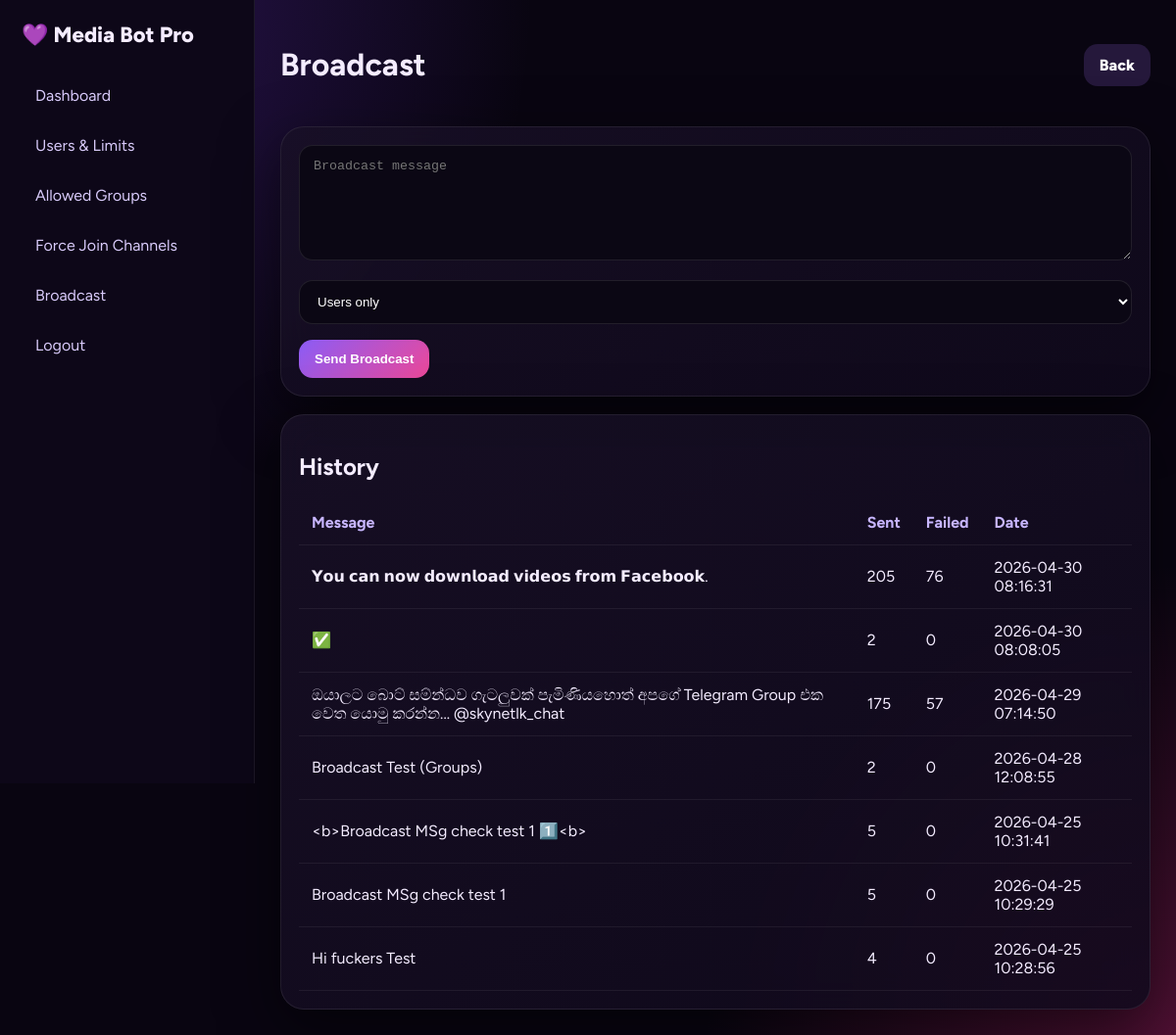
The page /broadcast (signed in) on the database its author committed.
### tables this page shows
CREATE TABLE broadcasts (
        id INTEGER PRIMARY KEY AUTOINCREMENT,
        message TEXT,
        sent_count INTEGER DEFAULT 0,
        failed_count INTEGER DEFAULT 0,
        created_at TEXT DEFAULT CURRENT_TIMESTAMP
    );

### main.py (the view)
@app.get("/broadcast", response_class=HTMLResponse)
def bc_page(request: Request, _: bool = Depends(admin_required)):
    con = db()
    rows = con.execute("SELECT * FROM broadcasts ORDER BY created_at DESC LIMIT 30").fetchall()
    con.close()
    return render(request, "broadcast.html", {"rows": rows, "result": ""})

### templates/broadcast.html
{% extends 'base.html' %}{% block content %}<div class="top"><h1>Broadcast</h1><a class="btn btn2" href="/">Back</a></div><div class="table-card"><form method="post"><textarea name="message" rows="6" placeholder="Broadcast message" required></textarea><p><select name="target"><option value="users">Users only</option><option value="groups">Groups only</option><option value="all">Users + Groups</option></select></p><button class="btn">Send Broadcast</button></form>{% if result %}<p class="ok">{{result}}</p>{% endif %}</div><div class="table-card"><h2>History</h2><table><tr><th>Message</th><th>Sent</th><th>Failed</th><th>Date</th></tr>{% for r in rows %}<tr><td>{{r.message}}</td><td>{{r.sent_count}}</td><td>{{r.failed_count}}</td><td>{{r.created_at}}</td></tr>{% endfor %}</table></div>{% endblock %}

### static/style.css (style rules this page uses)
* { box-sizing:border-box }
body { margin:0;font-family:Figtree,system-ui;background:#090511;color:#f4ecff }
.login-card,.card,.table-card { background:linear-gradient(145deg,#181026dd,#100a1cdd);border:1px solid #ffffff14;border-radius:24px;box-shadow:0 20px 60px #0008;backdrop-filter:blur(18px) }
.input,textarea,select { width:100%;background:#0b0714;border:1px solid #ffffff18;color:#fff;border-radius:14px;padding:13px 14px;outline:none }
.btn { border:0;border-radius:14px;padding:12px 16px;background:linear-gradient(135deg,#8b5cf6,#ec4899);color:white;font-weight:800;cursor:pointer;text-decoration:none;display:inline-block }
.btn2 { background:#25183b }
.top { display:flex;justify-content:space-between;align-items:center;margin-bottom:22px }
.table-card { padding:18px;margin-top:18px;overflow:auto }
table { width:100%;border-collapse:collapse }
td,th { padding:13px;border-bottom:1px solid #ffffff10;text-align:left }
th { color:#c8b6ff }
a { color:#d8b4fe }

### rows shown on the page
broadcasts: message "𝗬𝗼𝘂 𝗰𝗮𝗻 𝗻𝗼𝘄 𝗱𝗼𝘄𝗻𝗹𝗼𝗮𝗱 𝘃𝗶𝗱𝗲𝗼𝘀 𝗳𝗿𝗼𝗺 𝗙𝗮𝗰𝗲𝗯𝗼𝗼𝗸.", sent_count "205", failed_count "76", created_at "2026-04-30 08:16:31"
broadcasts: message "✅", sent_count "2", failed_count "0", created_at "2026-04-30 08:08:05"
broadcasts: message "ඔයාලට බොට් සම්න්ධව ගැටලුවක් පැමිණියහොත් අපගේ Telegram Group එක වෙත යොමු කරන්න... @skynetlk_chat", sent_count "175", failed_count "57", created_at "2026-04-29 07:14:50"
broadcasts: message "Broadcast Test (Groups)", sent_count "2", failed_count "0", created_at "2026-04-28 12:08:55"
broadcasts: message "<b>Broadcast MSg check test 1 1️⃣<b>", sent_count "5", failed_count "0", created_at "2026-04-25 10:31:41"
broadcasts: message "Broadcast MSg check test 1", sent_count "5", failed_count "0", created_at "2026-04-25 10:29:29"
broadcasts: message "Hi fuckers Test", sent_count "4", failed_count "0", created_at "2026-04-25 10:28:56"
